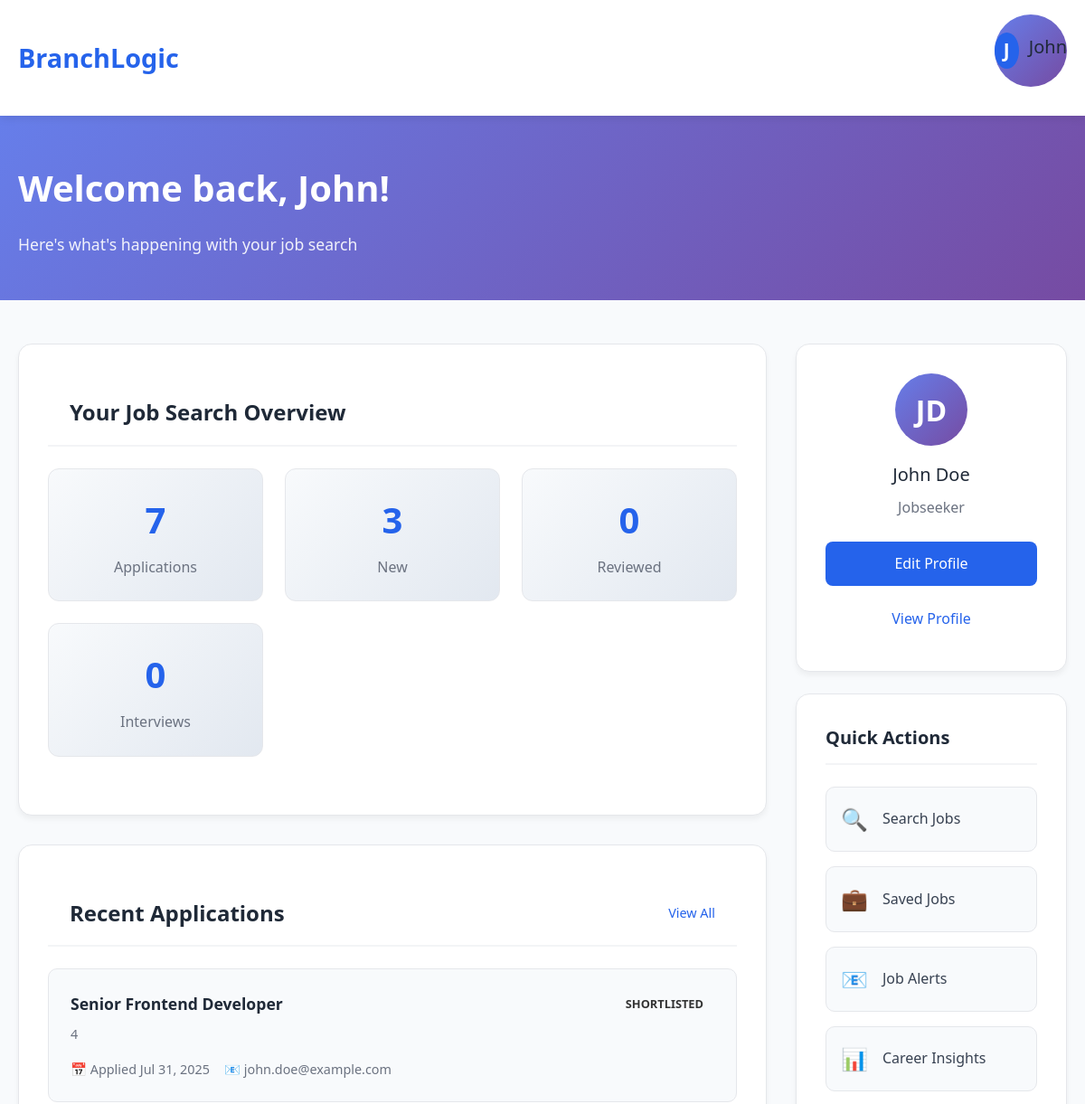
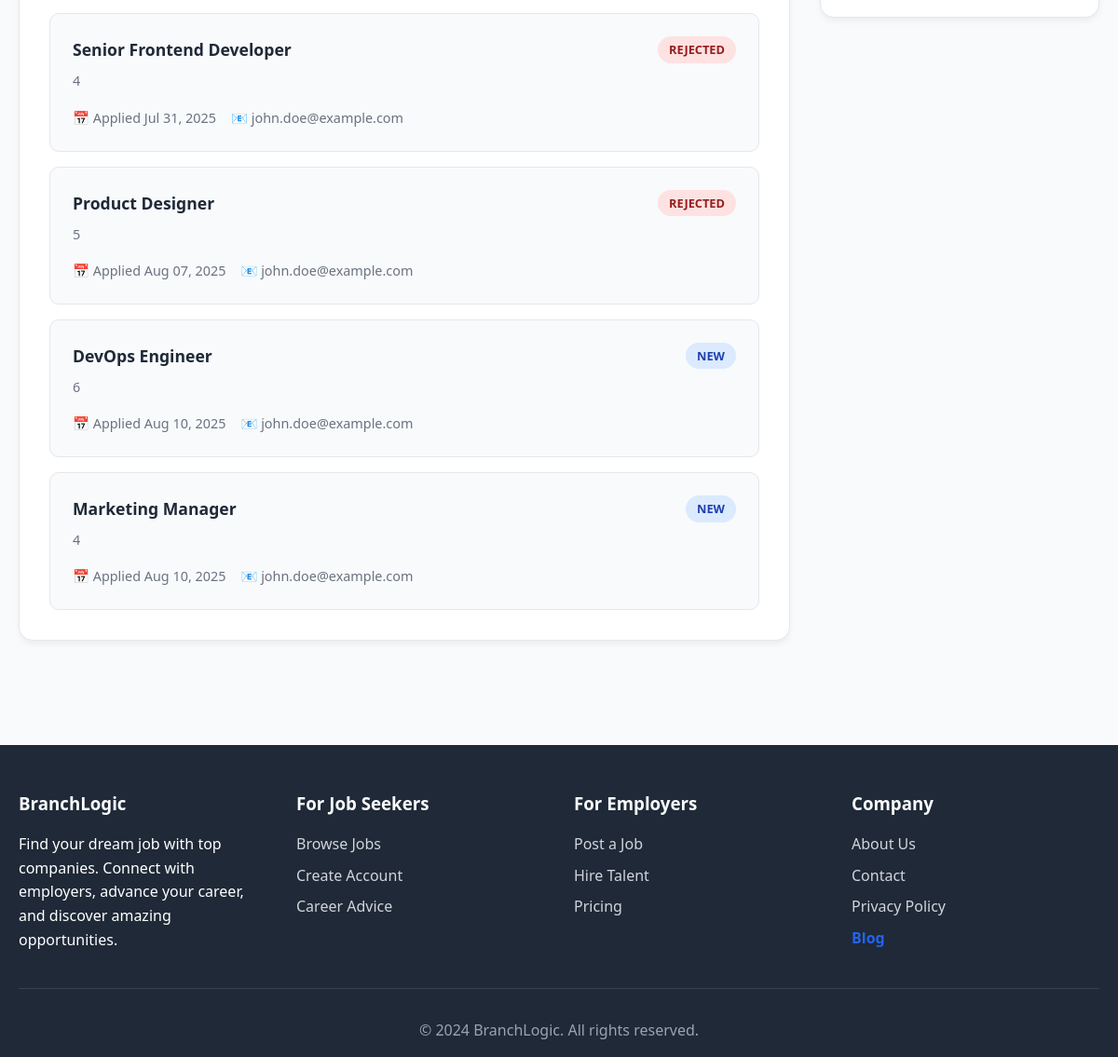
The page /dashboard (signed in) on the database its author committed (2 pictures, top to bottom).
### app.py (models this page shows)
class User(UserMixin, db.Model):
    id = db.Column(db.Integer, primary_key=True)
    email = db.Column(db.String(120), unique=True, nullable=False)
    password_hash = db.Column(db.String(200), nullable=False)
    display_name = db.Column(db.String(100), nullable=False)
    first_name = db.Column(db.String(50), nullable=False)
    last_name = db.Column(db.String(50), nullable=False)
    role = db.Column(db.String(20), nullable=False, default='jobseeker')
    profile_complete = db.Column(db.Boolean, default=False)
    avatar = db.Column(db.String(200))
    bio = db.Column(db.Text)
    skills = db.Column(db.Text)
    experience = db.Column(db.Text)
    education = db.Column(db.Text)
    location = db.Column(db.String(100))
    website = db.Column(db.String(200))
    linkedin = db.Column(db.String(200))
    github = db.Column(db.String(200))
    created_at = db.Column(db.DateTime, default=datetime.utcnow)
    updated_at = db.Column(db.DateTime, default=datetime.utcnow, onupdate=datetime.utcnow)

class Application(db.Model):
    id = db.Column(db.Integer, primary_key=True)
    job_id = db.Column(db.Integer, db.ForeignKey('job.id'), nullable=False)
    job_title = db.Column(db.String(200), nullable=False)
    applicant_id = db.Column(db.Integer, db.ForeignKey('user.id'), nullable=False)
    applicant_name = db.Column(db.String(200), nullable=False)
    applicant_email = db.Column(db.String(200), nullable=False)
    employer_id = db.Column(db.Integer, db.ForeignKey('user.id'), nullable=False)
    resume = db.Column(db.String(200))
    cover_letter = db.Column(db.Text)
    status = db.Column(db.String(20), default='new')  # new, reviewing, shortlisted, rejected, hired
    notes = db.Column(db.Text)  # Employer notes about the application
    rating = db.Column(db.Integer)  # 1-5 rating
    applied_at = db.Column(db.DateTime, default=datetime.utcnow)
    created_at = db.Column(db.DateTime, default=datetime.utcnow)
    updated_at = db.Column(db.DateTime, default=datetime.utcnow, onupdate=datetime.utcnow)

### app.py (the view)
@app.route('/dashboard')
@login_required
def dashboard():
    if current_user.role == 'employer':
        jobs = Job.query.filter_by(employer_id=current_user.id).all()
        applications = Application.query.join(Job).filter(Job.employer_id == current_user.id).all()
        return render_template('employer_dashboard.html', jobs=jobs, applications=applications)
    else:
        applications = Application.query.filter_by(applicant_id=current_user.id).all()
        return render_template('dashboard.html', applications=applications)

### app.py (called while the page is built)
@login_manager.user_loader
def load_user(user_id):
    return User.query.get(int(user_id))

### templates/dashboard.html (shortened to what this page needs)
{% extends "base.html" %}
{% block content %}
<section class="dashboard-header">
    <div class="container">
        <h1>Welcome back, {{ current_user.first_name }}!</h1>
        <p>Here's what's happening with your job search</p>
    </div>
</section>
<section class="dashboard-content">
    <div class="container">
        <div class="dashboard-grid">
            <div class="main-content">
                <div class="dashboard-card">
                    <div class="card-header">
                        <h2 class="card-title">Your Job Search Overview</h2>
                    </div>
                    <div class="stats-grid">
                        <div class="stat-card">
                            <div class="stat-number">{{ applications|length }}</div>
                            <div class="stat-label">Applications</div>
                        </div>
                        <div class="stat-card">
                            <div class="stat-number">
                                {{ applications|selectattr('status', 'equalto', 'new')|list|length }}
                            </div>
                            <div class="stat-label">New</div>
                        </div>
                        <div class="stat-card">
                            <div class="stat-number">
                                {{ applications|selectattr('status', 'equalto', 'reviewed')|list|length }}
                            </div>
                            <div class="stat-label">Reviewed</div>
                        </div>
                        <div class="stat-card">
                            <div class="stat-number">
                                {{ applications|selectattr('status', 'equalto', 'interview')|list|length }}
                            </div>
                            <div class="stat-label">Interviews</div>
                        </div>
                    </div>
                </div>
                <div class="dashboard-card">
                    <div class="card-header">
                        <h2 class="card-title">Recent Applications</h2>
                        <a href="#" class="card-action">View All</a>
                    </div>
                    {% if applications %}
                        <div class="applications-list">
                            {% for application in applications[:5] %}
                            <div class="application-item">
                                <div class="application-header">
                                    <div>
                                        <h3 class="application-title">{{ application.job_title }}</h3>
                                        <p class="application-company">{{ application.employer_id }}</p>
                                    </div>
                                    <span class="application-status status-{{ application.status }}">
                                        {{ application.status }}
                                    </span>
                                </div>
                                <div class="application-meta">
                                    <span>📅 Applied {{ application.applied_at.strftime('%b %d, %Y') }}</span>
                                    <span>📧 {{ application.applicant_email }}</span>
                                </div>
                            </div>
                            {% endfor %}
                        </div>
                    {% else %}
                        <div class="empty-state">
                            <h3>No applications yet</h3>
                            <p>Start your job search by browsing available positions and applying to jobs that match your skills and interests.</p>
                            <a href="{{ url_for('jobs') }}" class="btn">Browse Jobs</a>
                        </div>
                    {% endif %}
                </div>
            </div>
            <div class="sidebar">
                <div class="profile-card">
                    <div class="profile-avatar">
                        {{ current_user.first_name[0] }}{{ current_user.last_name[0] }}
                    </div>
                    <h3 class="profile-name">{{ current_user.first_name }} {{ current_user.last_name }}</h3>
                    <p class="profile-role">{{ current_user.role }}</p>
                    <div class="profile-actions">
                        <a href="{{ url_for('profile') }}" class="profile-btn profile-btn-primary">Edit Profile</a>
                        <a href="#" class="profile-btn profile-btn-outline">View Profile</a>
                    </div>
                </div>
                <div class="quick-actions">
                    <h3>Quick Actions</h3>
                    <div class="action-list">
                        <a href="{{ url_for('jobs') }}" class="action-item">
                            <span class="action-icon">🔍</span>
                            <span class="action-text">Search Jobs</span>
                        </a>
                        {% if current_user.role != 'admin' %}
                            <a href="{{ url_for('saved_jobs') }}" class="action-item">
                                <span class="action-icon">💼</span>
                                <span class="action-text">Saved Jobs</span>
                            </a>
                            <a href="{{ url_for('job_alerts') }}" class="action-item">
                                <span class="action-icon">📧</span>
                                <span class="action-text">Job Alerts</span>
                            </a>
                        {% endif %}
                        <a href="{{ url_for('career_insights') }}" class="action-item">
                            <span class="action-icon">📊</span>
                            <span class="action-text">Career Insights</span>
                        </a>
                    </div>
                </div>
            </div>
        </div>
    </div>
</section>
{% endblock %}

### templates/base.html (shortened to what this page needs)
<!DOCTYPE html>
<html lang="en">
<head>
</head>
<body>
    <nav class="navbar">
        <div class="container">
            <div class="nav-container" style="justify-content: space-between;">
                <a href="{{ url_for('home') }}" class="logo">BranchLogic</a>
                <div class="profile-dropdown">
                    <div class="profile-avatar">
                        <span class="avatar-circle">{{ current_user.first_name[0] if current_user.is_authenticated else 'U' }}</span>
                        <span class="profile-name">{{ current_user.first_name if current_user.is_authenticated else 'User' }}</span>
                    </div>
                </div>
            </div>
        </div>
    </nav>
    <main>
        {% block content %}{% endblock %}
    </main>
    <footer class="footer">
        <div class="container">
            <div class="footer-content">
                <div class="footer-section">
                    <h3>BranchLogic</h3>
                    <p>Find your dream job with top companies. Connect with employers, advance your career, and discover amazing opportunities.</p>
                </div>
                <div class="footer-section">
                    <h3>For Job Seekers</h3>
                    <a href="{{ url_for('jobs') }}">Browse Jobs</a>
                    <a href="{{ url_for('signup') }}">Create Account</a>
                    <a href="#">Career Advice</a>
                </div>
                <div class="footer-section">
                    <h3>For Employers</h3>
                    <a href="{{ url_for('post_job') }}">Post a Job</a>
                    <a href="{{ url_for('signup') }}">Hire Talent</a>
                    <a href="#">Pricing</a>
                </div>
                <div class="footer-section">
                    <h3>Company</h3>
                    <a href="#">About Us</a>
                    <a href="#">Contact</a>
                    <a href="#">Privacy Policy</a>
                    <a href="{{ url_for('blog') }}" style="color:#2563eb; font-weight:600;">Blog</a>
                </div>
            </div>
            <div class="footer-bottom">
                <p>&copy; 2024 BranchLogic. All rights reserved.</p>
            </div>
        </div>
    </footer>
</body>
</html>

### templates/base.html (style rules this page uses)
.profile-dropdown { position: relative; display: flex; align-items: center; margin-left: 2rem; }
.profile-avatar { display: flex; align-items: center; cursor: pointer; }
.avatar-circle { width: 40px; height: 40px; background: #2563eb; color: #fff; border-radius: 50%; display: flex; align-items: center; justify-content: center; font-size: 1.3rem; font-weight: bold; margin-right: 0.7rem; }
.profile-name { font-weight: 500; color: #333; }
* { margin: 0; padding: 0; box-sizing: border-box; }
body { font-family: 'Segoe UI', Tahoma, Geneva, Verdana, sans-serif; line-height: 1.6; color: #333; background-color: #f8fafc; }
.container { max-width: 1200px; margin: 0 auto; padding: 0 20px; }
.navbar { background: #fff; box-shadow: 0 2px 10px rgba(0,0,0,0.1); position: sticky; top: 0; z-index: 1000; }
.nav-container { display: flex; justify-content: space-between; align-items: center; padding: 1rem 0; }
.logo { font-size: 1.8rem; font-weight: bold; color: #2563eb; text-decoration: none; }
.card-header { padding: 1.5rem; border-bottom: 1px solid #e5e7eb; }
.footer { background: #1f2937; color: white; padding: 3rem 0 1rem; margin-top: 4rem; }
.footer-content { display: grid; grid-template-columns: repeat(auto-fit, minmax(250px, 1fr)); gap: 2rem; margin-bottom: 2rem; }
.footer-section h3 { margin-bottom: 1rem; color: #f9fafb; }
.footer-section a { color: #d1d5db; text-decoration: none; display: block; margin-bottom: 0.5rem; }
.footer-bottom { text-align: center; padding-top: 2rem; border-top: 1px solid #374151; color: #9ca3af; }

### rows shown on the page
User: first_name "J", first_name "John", last_name "D", last_name "Doe", role "Jobseeker"
Application: job_title "Senior Frontend Developer", employer_id "4", status "SHORTLISTED", applied_at "Jul 31, 2025", applicant_email "john.doe@example.com"
Application: job_title "Senior Frontend Developer", employer_id "4", status "REJECTED", applied_at "Jul 31, 2025", applicant_email "john.doe@example.com"
Application: job_title "Product Designer", employer_id "5", status "REJECTED", applied_at "Aug 07, 2025", applicant_email "john.doe@example.com"
Application: job_title "DevOps Engineer", employer_id "6", status "NEW", applied_at "Aug 10, 2025", applicant_email "john.doe@example.com"
Application: job_title "Marketing Manager", employer_id "4", status "NEW", applied_at "Aug 10, 2025", applicant_email "john.doe@example.com"

### other values the page prints
{{ applications|length }} "7"
{{ applications|selectattr('status', 'equalto', 'new')|list|length }} "3"
{{ applications|selectattr('status', 'equalto', 'reviewed')|list|length }} "0"
{{ applications|selectattr('status', 'equalto', 'interview')|list|length }} "0"
